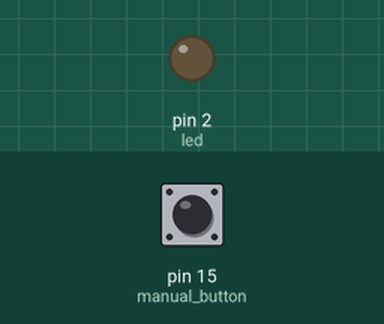
This program was run on a simulated MicroPython board. Parts: output pins drawn as LEDs (lit = HIGH). The inputs (shaded band) are chosen by the test bench; at power-on: pin 15 (manual_button) LOW. Threads take turns every 2 ms.

Above: at 1.2 s.
1.3 s: pin 15 (manual_button) pulled HIGH for 0.15 s
At 1.37 s:
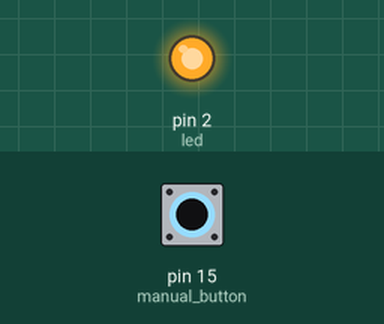
2.9 s: pin 15 (manual_button) pulled HIGH for 3.2 s
At 6.7 s:
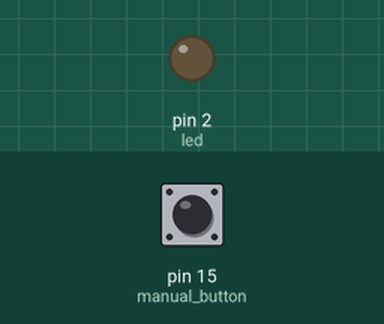
Timing chart, 0 to 8.2 s (numbered marks = the images above; inputs shaded):
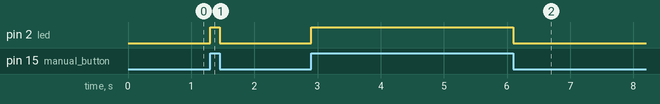

The program:

thread_cro_testing.py
```python
import machine
from machine import Pin
import _thread
import time
from time import sleep

#mutex = _thread.allocate_lock()

def toggleThread():
    sleep(0.1)
    led=Pin(2,Pin.OUT)
    manual_button = machine.Pin(15, machine.Pin.IN)   # Manual Press button
    while True:
        #mutex.acquire()
        if manual_button.value() == 1:
            led.value(1)
        else:
            led.value(0)
        #mutex.release()


_thread.start_new_thread(toggleThread, ())
```

Measured:
- after the input at 1.3 s, pin 2 (led): LOW → HIGH at once, → LOW 0.15 s later
- after the input at 2.9 s, pin 2 (led): LOW → HIGH at once, → LOW 3.2 s later
